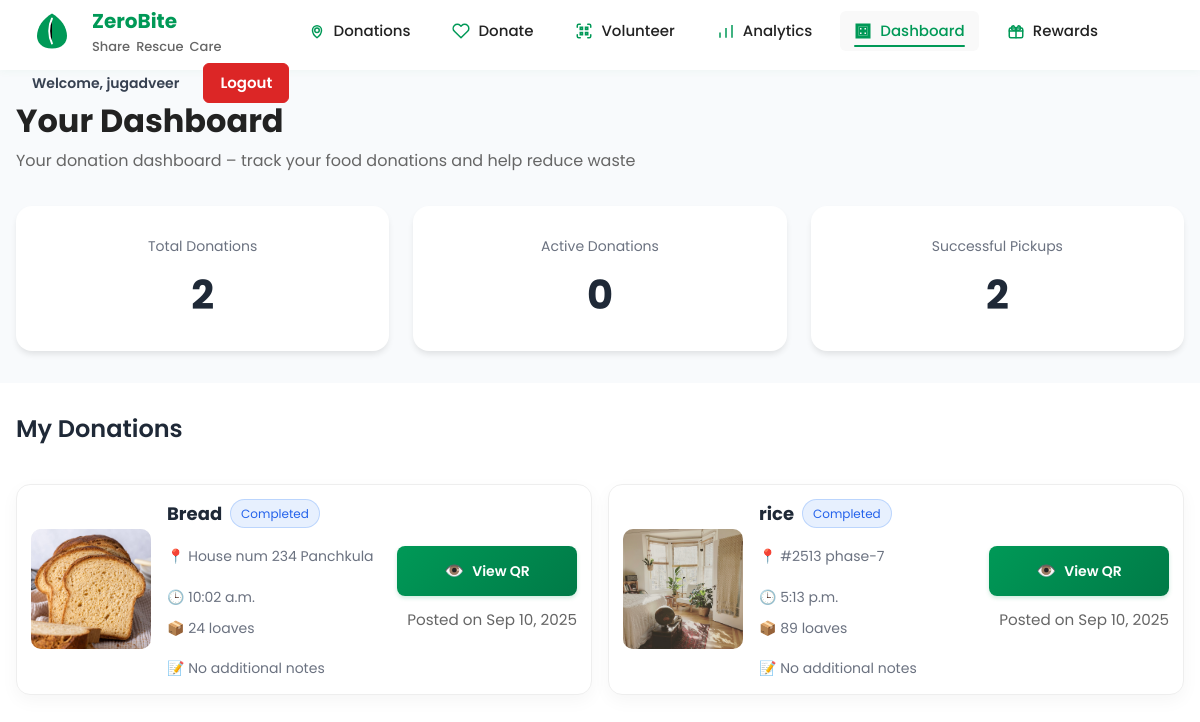
The page /dashboard/ (signed in) on the database as committed earlier.
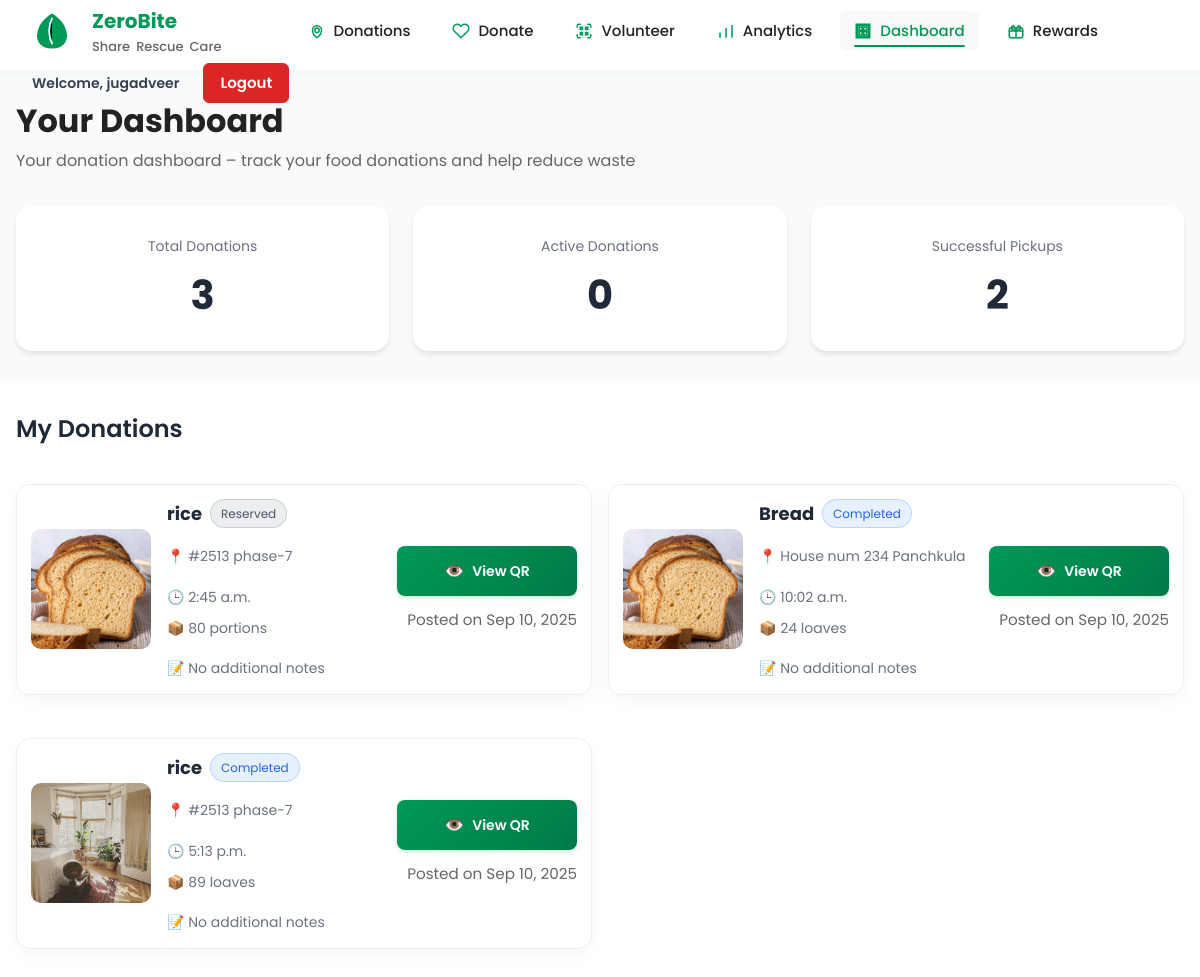
The same page on the database as committed later.
### app/models.py (models this page shows, shortened)
class CustomUser(AbstractUser):
    email = models.EmailField(unique=True)
    phone = models.CharField(max_length=15, blank=True, null=True)

class Donation(models.Model):
    STATUS_CHOICES = [
        ('pending', 'Pending'),
        ('approved', 'Approved'),
        ('completed', 'Completed'),
        ('expired', 'Expired'),
        ('reserved', 'Reserved'),
    ]
    FOOD_TYPE_CHOICES = [
        ('Cooked Meals', 'Cooked Meals'),
        ('Bakery', 'Bakery'),
        ('Produce', 'Produce'),
        ('Dairy', 'Dairy'),
        ('Packaged', 'Packaged'),
    ]
    UNIT_CHOICES = [
        ('portions', 'Portions'),
        ('kg', 'kg'),
        ('loaves', 'Loaves'),
        ('litres', 'Litres'),
        ('packs', 'Packs'),
    ]
    donor = models.ForeignKey(
        settings.AUTH_USER_MODEL,
        on_delete=models.CASCADE,
        related_name='donations'
    )
    phone = models.CharField(max_length=20)
    email = models.EmailField()
    item_name = models.CharField(max_length=200)
    food_type = models.CharField(max_length=50, choices=FOOD_TYPE_CHOICES)
    quantity = models.IntegerField(validators=[MinValueValidator(1)])
    unit = models.CharField(max_length=20, choices=UNIT_CHOICES)
    pickup_location = models.TextField()
    date_available = models.DateField()
    time_available = models.TimeField()
    food_image = models.ImageField(upload_to='donations/food/', blank=True, null=True)
    packaging_image = models.ImageField(upload_to='donations/packaging/', blank=True, null=True)
    notes = models.TextField(blank=True)
    status = models.CharField(max_length=20, choices=STATUS_CHOICES, default='pending')
    qr_code = models.ImageField(upload_to="donations/qrcodes/", blank=True, null=True)
    volunteer = models.ForeignKey(
        settings.AUTH_USER_MODEL,
        on_delete=models.SET_NULL,
        null=True,
        blank=True,
        related_name='assigned_donations'
    )
    created_at = models.DateTimeField(auto_now_add=True)
    updated_at = models.DateTimeField(auto_now=True)
    class Meta:
        db_table = 'zerobite_donations'
        ordering = ['-created_at']

### app/views.py (the view)
# urls.py: path("dashboard/", views.dashboard, name="dashboard"),
def dashboard(request):
    if not request.user.is_authenticated:
        return redirect('home')
    donations = Donation.objects.filter(donor=request.user)
    total = donations.count()
    active = donations.filter(status__in=["pending", "approved"]).count()
    completed = donations.filter(status="completed").count()
    return render(request, "dashboard.html", {
        "donations": donations,
        "total": total,
        "active": active,
        "completed": completed,
    })

### app/templates/dashboard.html (shortened to what this page needs)
{% extends 'base.html' %}
{% load static %}
{% block content %}
<link rel="stylesheet" href="{% static 'styles.css' %}">
<div class="page">
  <section class="dashboard-welcome">
    <div class="container">
      <h2 class="page-title">
        Your Dashboard
      </h2>
      <p class="page-subtitle">
        Your donation dashboard – track your food donations and help reduce waste
      </p>
      <div class="stats-grid">
        <div class="stat-card">
          <h3 class="stat-label">Total Donations</h3>
          <p class="stat-number">{{ total }}</p>
        </div>
        <div class="stat-card">
          <h3 class="stat-label">Active Donations</h3>
          <p class="stat-number">{{ active }}</p>
        </div>
        <div class="stat-card">
          <h3 class="stat-label">Successful Pickups</h3>
          <p class="stat-number">{{ completed }}</p>
        </div>
      </div>
    </div>
  </section>
  <section class="my-donations">
    <div class="container">
      <h2 class="section-title">My Donations</h2>
      <div class="donations-grid">
        {% for donation in donations %}
        <div class="donation-card">
          <div class="card-left">
            <img class="thumb" src="{{ donation.food_image.url|default:'/static/default-food.jpg' }}" alt="{{ donation.item_name }}">
          </div>
          <div class="card-mid">
            <div class="title-row">
              <h3 class="item-title">{{ donation.item_name }}</h3>
              <span class="tag status-{{ donation.status }}">{{ donation.get_status_display }}</span>
            </div>
            <div class="meta-row">
              <span class="meta">📍 {{ donation.pickup_location }}</span>
              <span class="meta">🕒 {{ donation.time_available }}</span>
            </div>
            <div class="facts-row">
              <span class="fact">📦 {{ donation.quantity }} {{ donation.unit }}</span>
              <span class="fact">📝 {{ donation.notes|default:"No additional notes" }}</span>
            </div>
          </div>
          <div class="card-right">
            {% if donation.qr_code %}
              <div class="action-buttons">
                <button class="action-btn primary view-qr-btn" data-qr-url="{{ donation.qr_code.url }}" data-donation-id="{{ donation.id }}">
                  <span class="btn-icon">👁️</span>
                  <span class="btn-text">View QR</span>
                </button>
              </div>
            {% endif %}
            <div class="expires">Posted on {{ donation.created_at|date:"M d, Y" }}</div>
          </div>
        </div>
        {% empty %}
        <p class="no-donations">You haven't listed any donations yet.</p>
        {% endfor %}
      </div>
    </div>
  </section>
{% endblock %}

### app/templates/base.html (shortened to what this page needs)
{% load static %}
<!DOCTYPE html>
<html lang="en">
<head>
  <script src="https://cdn.tailwindcss.com"></script>
  <link rel="stylesheet" href="https://cdn.jsdelivr.net/npm/aos@2.3.4/dist/aos.css" />
  <link href="https://cdn.jsdelivr.net/npm/bootstrap@5.3.0/dist/css/bootstrap.min.css" rel="stylesheet" />
  <link href="https://cdn.jsdelivr.net/npm/bootstrap-icons@1.11.1/font/bootstrap-icons.css" rel="stylesheet">
  <link rel="stylesheet" href="{% static 'styles.css' %}">
</head>
<body>
   <header>
    <nav class="navbar">
  <div class="navbar-left">
    <svg class="brand-logo" xmlns="http://www.w3.org/2000/svg" viewBox="0 0 64 64">
      <path d="M32 4C18 12 8 26 8 40c0 10 7 20 24 20s24-10 24-20C56 26 46 12 32 4z" fill="#009957" />
      <path d="M32 12c-6 12-6 28 0 40" stroke="white" stroke-width="3" stroke-linecap="round" />
    </svg>
    <div class="navbar-brand">
      <span class="brand-title">ZeroBite</span>
      <div class="fade-in-container">
        <span>Share</span>
        <span>Rescue</span>
        <span>Care</span>
      </div>
    </div>
  </div>
  <div class="navbar-center">
    <a href="{% url 'donation' %}" class="nav-link {% if request.resolver_match.url_name == 'donation' %}active{% endif %}">
      <span class="nav-icon">
        <svg xmlns="http://www.w3.org/2000/svg" fill="none" stroke="currentColor" stroke-width="2" viewBox="0 0 24 24">
          <path d="M12 21s-6-4.35-6-10a6 6 0 1112 0c0 5.65-6 10-6 10z" stroke-linecap="round" stroke-linejoin="round"/>
          <circle cx="12" cy="11" r="3"/>
        </svg>
      </span>
      Donations
    </a>
    {% if user.is_authenticated %}
      <a href="{% url 'donate' %}" class="nav-link {% if request.resolver_match.url_name == 'donate' %}active{% endif %}">
        <span class="nav-icon">
          <svg xmlns="http://www.w3.org/2000/svg" fill="none" stroke="currentColor" stroke-width="2"
       viewBox="0 0 24 24" width="24" height="24">
    <path d="M20.8 4.6a5.5 5.5 0 00-7.8 0L12 5.6l-1-1a5.5 5.5 0 00-7.8 7.8l1 1L12 21l7.8-7.6 1-1a5.5 5.5 0 000-7.8z"
          stroke-linecap="round" stroke-linejoin="round"/>
  </svg>
        </span>
        Donate
      </a>
    {% endif %}
    {% if user.is_authenticated %}
      <a href="{% url 'volunteer_dashboard' %}" class="nav-link {% if request.resolver_match.url_name == 'volunteer_dashboard' %}active{% endif %}">
        <span class="nav-icon">
        </span>
        Volunteer
      </a>
    {% endif %}
    <a href="{% url 'analytics' %}" class="nav-link {% if request.resolver_match.url_name == 'analytics' %}active{% endif %}">
      <span class="nav-icon">
        <svg xmlns="http://www.w3.org/2000/svg" fill="none" stroke="currentColor" stroke-width="2" viewBox="0 0 24 24">
          <line x1="4" y1="21" x2="4" y2="14"/>
          <line x1="12" y1="21" x2="12" y2="8"/>
          <line x1="20" y1="21" x2="20" y2="4"/>
        </svg>
      </span>
      Analytics
    </a>
    {% if user.is_authenticated %}
    <a href="{% url 'dashboard' %}" class="nav-link {% if request.resolver_match.url_name == 'dashboard' %}active{% endif %}">
      <span class="nav-icon">
        <svg xmlns="http://www.w3.org/2000/svg" fill="none" stroke="currentColor" stroke-width="2" viewBox="0 0 24 24">
          <path d="M3 3v18h18V3H3zm16 16H5V5h14v14z"/>
          <path d="M7 7h4v4H7V7zm6 0h4v4h-4V7zm-6 6h4v4H7v-4zm6 0h4v4h-4v-4z"/>
        </svg>
      </span>
      Dashboard
    </a>
    {% endif %}
    <a href="{% url 'rewards' %}" class="nav-link {% if request.resolver_match.url_name == 'rewards' %}active{% endif %}">
      <span class="nav-icon">
      </span>
      Rewards
    </a>
  </div>
    <div class="top-actions">
      {% if user.is_authenticated %}
        <span class="welcome-user">
          Welcome, {{ user.username }}
        </span>
        <form method="POST" action="{% url 'logout' %}" class="inline">
          <button type="submit" class="btn ghost">
            Logout
          </button>
        </form>
      {% endif %}
    </div>
</nav>
  </header>
 <main class="flex-grow" >
    {% block content %}{% endblock %}
  </main>
</body>
</html>

### app/static/styles.css (style rules this page uses)
:root { --accent: #009957; --text: #222; --muted: #666; --bg: #fff; --bg-alt: #f9f9f9; }
* { margin: 0; padding: 0; box-sizing: border-box; }
body { font-family: 'Poppins', sans-serif; color: var(--text); background: var(--bg); line-height: 1.6; }
.container { max-width: 1200px; margin: 0 auto; padding: 0 24px; }
.brand-logo { width: 40px; height: 40px; margin-right: 8px; }
.brand-title { font-weight: 700; font-size: 20px; color: var(--accent); }
.top-actions { display: flex; gap: 12px; }
.btn { padding: 8px 16px; border-radius: 6px; font-weight: 600; border: none; cursor: pointer; transition: 0.2s; }
.btn.ghost { background: transparent; border: 1px solid var(--accent); color: var(--accent); }
.page-title { font-size: 32px; font-weight: 700; margin-bottom: 8px; }
.page-subtitle { font-size: 16px; color: var(--muted); }
.donations-grid { display: grid; grid-template-columns: 2fr 1fr; gap: 32px; margin-top: 40px; }
.donation-card { display: grid; grid-template-columns: 120px 1fr 180px; gap: 16px; align-items: center; background: #fff; border: 1px solid #eee; border-radius: 14px; padding: 14px; box-shadow: 0 6px 18px rgba(0,0,0,0.04); }
.card-left .thumb { width: 120px; height: 120px; object-fit: cover; border-radius: 10px; background: #f3f3f3; }
.card-mid { min-width: 0; }
.title-row { display: flex; flex-wrap: wrap; align-items: center; gap: 8px; margin-bottom: 6px; }
.item-title { font-size: 18px; font-weight: 700; }
.tag { font-size: 12px; padding: 4px 10px; border-radius: 999px; background: #eef2ee; color: #2b2b2b; border: 1px solid #e4e4e4; }
.meta-row, .facts-row { display: flex; flex-wrap: wrap; gap: 18px; color: var(--muted); font-size: 14px; }
.meta, .fact { display: inline-flex; align-items: center; gap: 8px; }
.card-right { display: flex; flex-direction: column; align-items: flex-end; gap: 8px; }
.expires { font-size: 12px; color: var(--muted); }
@media (max-width: 1200px) { .container { padding: 0 16px; } }
.top-actions { display: flex; gap: 12px; flex-wrap: wrap; }
.donations-grid { display: grid; grid-template-columns: 2fr 1fr; gap: 32px; }
.donation-card { display: grid; grid-template-columns: 110px 1fr 160px; gap: 18px; align-items: center; background: #fff; border: 1px solid #f4f4f4; border-radius: 20px; box-shadow: 0 2px 16px rgba(0,153,87,0.07); padding: 18px; margin-bottom: 28px; }
.card-left .thumb { width: 90px; height: 90px; border-radius: 16px; object-fit: cover; }
.card-mid { display: flex; flex-direction: column; gap: 9px; }
.item-title { font-size: 1.25rem; margin-bottom: 2px; font-weight: 700; }
.tag { font-size: 1rem; padding: 3px 14px; border-radius: 999px; background: #F3FAF4; color: #009957; border: 1px solid #CAE8D1; margin-right: 6px; margin-bottom: 2px; }
.meta-row, .facts-row { gap: 7px; font-size: 1rem; color: #444; }
.card-right { display: flex; flex-direction: column; align-items: flex-start; }
.card-right .expires { color: #666; font-size: 0.95rem; margin-top: 4px; }
.fade-in-container span { opacity: 0; animation: fadeIn 1s forwards; }
.fade-in-container span:nth-child(1) { animation-delay: 0.2s; }
.fade-in-container span:nth-child(2) { animation-delay: 0.7s; }
.fade-in-container span:nth-child(3) { animation-delay: 1.2s; }
.donation-card { transition: transform 0.3s ease, box-shadow 0.3s ease; transform-style: preserve-3d; cursor: pointer; will-change: transform, box-shadow; perspective: 1000px; }
.donation-card { position: relative; transform-origin: center center; }
.stat-label { font-size: 14px; color: var(--muted); margin-top: 8px; }

Rows that differ between the two databases and show on the page:
added Donation: food_image (picture), item_name "rice", status "Reserved", pickup_location "#2513 phase-7", time_available "2:45 a.m.", quantity "80", unit "portions", notes "No additional notes", created_at "Sep 10, 2025"
Other text that changed with them:
{{ total }}: "2" → "3"
